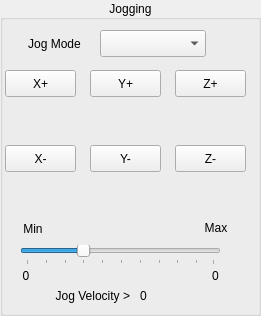
   <widget class="QGroupBox" name="groupBox_jogging">
    <property name="geometry">
     <rect>
      <x>1630</x>
      <y>10</y>
      <width>261</width>
      <height>316</height>
     </rect>
    </property>
    <property name="title">
     <string>Jogging</string>
    </property>
    <property name="alignment">
     <set>Qt::AlignCenter</set>
    </property>
    <widget class="QPushButton" name="jog_plus_pb_2">
     <property name="geometry">
      <rect>
       <x>175</x>
       <y>70</y>
       <width>71</width>
       <height>27</height>
      </rect>
     </property>
     <property name="text">
      <string>Z+</string>
     </property>
    </widget>
    <widget class="QPushButton" name="jog_minus_pb_2">
     <property name="geometry">
      <rect>
       <x>175</x>
       <y>145</y>
       <width>71</width>
       <height>27</height>
      </rect>
     </property>
     <property name="text">
      <string>Z-</string>
     </property>
    </widget>
    <widget class="QPushButton" name="jog_minus_pb_0">
     <property name="geometry">
      <rect>
       <x>5</x>
       <y>145</y>
       <width>71</width>
       <height>27</height>
      </rect>
     </property>
     <property name="text">
      <string>X-</string>
     </property>
    </widget>
    <widget class="QPushButton" name="jog_plus_pb_0">
     <property name="geometry">
      <rect>
       <x>5</x>
       <y>70</y>
       <width>71</width>
       <height>27</height>
      </rect>
     </property>
     <property name="text">
      <string>X+</string>
     </property>
    </widget>
    <widget class="QPushButton" name="jog_minus_pb_1">
     <property name="geometry">
      <rect>
       <x>90</x>
       <y>145</y>
       <width>71</width>
       <height>27</height>
      </rect>
     </property>
     <property name="text">
      <string>Y-</string>
     </property>
    </widget>
    <widget class="QPushButton" name="jog_plus_pb_1">
     <property name="geometry">
      <rect>
       <x>90</x>
       <y>70</y>
       <width>71</width>
       <height>27</height>
      </rect>
     </property>
     <property name="text">
      <string>Y+</string>
     </property>
    </widget>
    <widget class="QComboBox" name="jog_modes_cb">
     <property name="geometry">
      <rect>
       <x>100</x>
       <y>30</y>
       <width>106</width>
       <height>27</height>
      </rect>
     </property>
    </widget>
    <widget class="QLabel" name="label_6">
     <property name="geometry">
      <rect>
       <x>14</x>
       <y>30</y>
       <width>81</width>
       <height>27</height>
      </rect>
     </property>
     <property name="text">
      <string>Jog Mode</string>
     </property>
     <property name="alignment">
      <set>Qt::AlignCenter</set>
     </property>
    </widget>
    <widget class="QLabel" name="label_10">
     <property name="geometry">
      <rect>
       <x>20</x>
       <y>215</y>
       <width>26</width>
       <height>28</height>
      </rect>
     </property>
     <property name="text">
      <string>Min</string>
     </property>
     <property name="alignment">
      <set>Qt::AlignCenter</set>
     </property>
    </widget>
    <widget class="QSlider" name="jog_vel_sl">
     <property name="geometry">
      <rect>
       <x>20</x>
       <y>245</y>
       <width>201</width>
       <height>20</height>
      </rect>
     </property>
     <property name="value">
      <number>30</number>
     </property>
     <property name="orientation">
      <enum>Qt::Horizontal</enum>
     </property>
     <property name="tickPosition">
      <enum>QSlider::TicksBelow</enum>
     </property>
    </widget>
    <widget class="QLabel" name="label_11">
     <property name="geometry">
      <rect>
       <x>200</x>
       <y>215</y>
       <width>32</width>
       <height>25</height>
      </rect>
     </property>
     <property name="text">
      <string>Max</string>
     </property>
     <property name="alignment">
      <set>Qt::AlignCenter</set>
     </property>
    </widget>
    <widget class="QLabel" name="min_jog_vel_lb">
     <property name="geometry">
      <rect>
       <x>10</x>
       <y>265</y>
       <width>32</width>
       <height>21</height>
      </rect>
     </property>
     <property name="text">
      <string>0</string>
     </property>
     <property name="alignment">
      <set>Qt::AlignCenter</set>
     </property>
    </widget>
    <widget class="QLabel" name="max_jog_vel_lb">
     <property name="geometry">
      <rect>
       <x>200</x>
       <y>265</y>
       <width>31</width>
       <height>21</height>
      </rect>
     </property>
     <property name="text">
      <string>0</string>
     </property>
     <property name="alignment">
      <set>Qt::AlignCenter</set>
     </property>
    </widget>
    <widget class="QLabel" name="label_9">
     <property name="geometry">
      <rect>
       <x>30</x>
       <y>285</y>
       <width>100</width>
       <height>21</height>
      </rect>
     </property>
     <property name="text">
      <string>Jog Velocity &gt;</string>
     </property>
     <property name="alignment">
      <set>Qt::AlignRight|Qt::AlignTrailing|Qt::AlignVCenter</set>
     </property>
    </widget>
    <widget class="QLabel" name="jog_vel_lb">
     <property name="geometry">
      <rect>
       <x>140</x>
       <y>285</y>
       <width>81</width>
       <height>21</height>
      </rect>
     </property>
     <property name="text">
      <string>0</string>
     </property>
    </widget>
   </widget>
